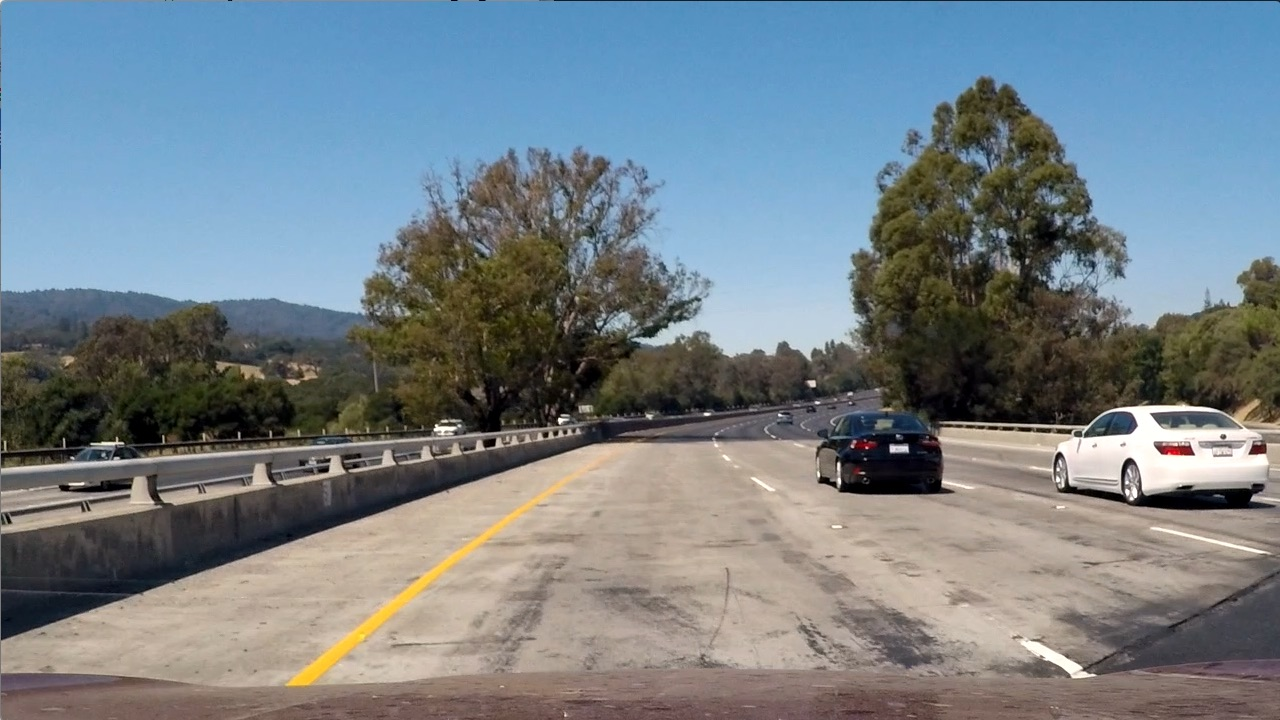
#> input picture test_images/test1.jpg, 1280 x 720 px
$ jupyter execute --allow-errors image_transformation.ipynb   (shell and % lines are left out)   (older library calls are emulated)
#> lines starting #> are read from the running program, lines starting #| are printed output that depends on the picture; after the words box and inside, x2 and y2 are one past the last pixel; in counts of white or black regions, pixels touching at a corner belong together
# DRAFT for image transformations

## Import Packages

[cell 1]
#importing some useful packages
import numpy as np
import cv2
import glob
import matplotlib.pyplot as plt
import matplotlib.gridspec as gridspec
import matplotlib.image as mpimg

### Compute the camera calibration matrix and distortion coefficients given a set of chessboard images.

### Use color transforms, gradients, etc., to create a thresholded binary image.

[cell 2]
class ImageTransformation(object):

    def __init__(self):
        print('ImageTransformation')

    def abs_sobel_thresh(img, orient='x', sobel_kernel=3, thresh=(0, 255)):
        # Convert to grayscale
        gray = cv2.cvtColor(img, cv2.COLOR_RGB2GRAY)
        # Apply x or y gradient with the OpenCV Sobel() function
        # and take the absolute value
        if orient == 'x':
            abs_sobel = np.absolute(cv2.Sobel(gray, cv2.CV_64F, 1, 0, ksize=sobel_kernel))
        if orient == 'y':
            abs_sobel = np.absolute(cv2.Sobel(gray, cv2.CV_64F, 0, 1, ksize=sobel_kernel))
        # Rescale back to 8 bit integer
        scaled_sobel = np.uint8(255*abs_sobel/np.max(abs_sobel))
        # Create a copy and apply the threshold
        binary_output = np.zeros_like(scaled_sobel)
        # Here I'm using inclusive (>=, <=) thresholds, but exclusive is ok too
        binary_output[(scaled_sobel >= thresh[0]) & (scaled_sobel <= thresh[1])] = 1

        # Return the result
        return binary_output

    def mag_thresh(image, sobel_kernel=3, mag_thresh=(0, 255)):
        # Convert to grayscale
        gray = cv2.cvtColor(img, cv2.COLOR_RGB2GRAY)
        # Take both Sobel x and y gradients
        sobelx = cv2.Sobel(gray, cv2.CV_64F, 1, 0, ksize=sobel_kernel)
        sobely = cv2.Sobel(gray, cv2.CV_64F, 0, 1, ksize=sobel_kernel)
        # Calculate the gradient magnitude
        gradmag = np.sqrt(sobelx**2 + sobely**2)
        # Rescale to 8 bit
        scale_factor = np.max(gradmag)/255
        gradmag = (gradmag/scale_factor).astype(np.uint8)
        # Create a binary image of ones where threshold is met, zeros otherwise
        binary_output = np.zeros_like(gradmag)
        binary_output[(gradmag >= mag_thresh[0]) & (gradmag <= mag_thresh[1])] = 1

        # Return the binary image
        return binary_output

    # [14 lines left out: function dir_threshold, not called in this run]

[cell 3]
# Choose a Sobel kernel size
ksize = 3 # Choose a larger odd number to smooth gradient measurements

image = mpimg.imread('test_images/test1.jpg')
#> image is the input picture: shape (720, 1280, 3); mean R, G, B 117.5, 128.7, 135.5

# Apply each of the thresholding functions
gradx = ImageTransformation.abs_sobel_thresh(image, orient='x', sobel_kernel=ksize, thresh=(20, 100))
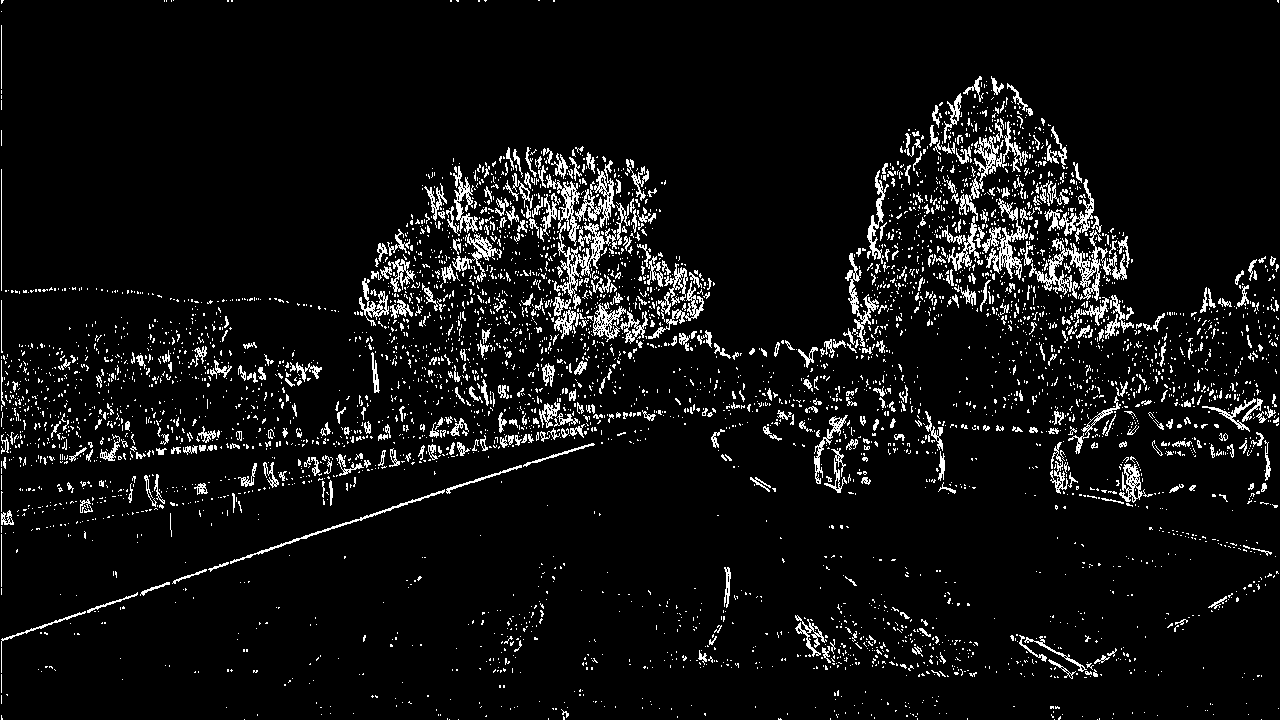
#> gradx: shape (720, 1280); values 0 (black) and 1 (white), 6.6% white in thin lines or dots
grady = ImageTransformation.abs_sobel_thresh(image, orient='y', sobel_kernel=ksize, thresh=(20, 100))
#> grady: shape (720, 1280); values 0 (black) and 1 (white), 9.4% white in thin lines or dots
#> (the rest of this cell did not finish here and is left out)

dir_binary = ImageTransformation.dir_threshold(image, sobel_kernel=ksize, thresh=(0.7, 1.3))


plt.figure(figsize=(25,15))
plt.subplot(151), plt.imshow(image)
plt.title("origin"), plt.xticks([]), plt.yticks([])
plt.subplot(152), plt.imshow(gradx, cmap='gray')
plt.title("gradient x"), plt.xticks([]), plt.yticks([])
plt.subplot(153), plt.imshow(grady, cmap='gray')
plt.title("gradient y"), plt.xticks([]), plt.yticks([])
plt.subplot(154), plt.imshow(mag_binary, cmap='gray')
plt.title("magnitude"), plt.xticks([]), plt.yticks([])
plt.subplot(155), plt.imshow(dir_binary, cmap='gray')
plt.title("d"), plt.xticks([]), plt.yticks([])

plt.show()

[cell 4]
import numpy as np
import cv2
import matplotlib.pyplot as plt
import matplotlib.image as mpimg
import pickle


# Read in an image and grayscale it
image = mpimg.imread('test_images/test1.jpg')

# Define a function that takes an image, gradient orientation,
# and threshold min / max values.
def abs_sobel_thresh(img, orient='x', thresh_min=0, thresh_max=255):
    # Convert to grayscale
    gray = cv2.cvtColor(img, cv2.COLOR_RGB2GRAY)
    # Apply x or y gradient with the OpenCV Sobel() function
    # and take the absolute value
    if orient == 'x':
        abs_sobel = np.absolute(cv2.Sobel(gray, cv2.CV_64F, 1, 0))
    if orient == 'y':
        abs_sobel = np.absolute(cv2.Sobel(gray, cv2.CV_64F, 0, 1))
    # Rescale back to 8 bit integer
    scaled_sobel = np.uint8(255*abs_sobel/np.max(abs_sobel))
    # Create a copy and apply the threshold
    binary_output = np.zeros_like(scaled_sobel)
    # Here I'm using inclusive (>=, <=) thresholds, but exclusive is ok too
    binary_output[(scaled_sobel >= thresh_min) & (scaled_sobel <= thresh_max)] = 1

    # Return the result
    return binary_output

# Run the function
grad_binary = abs_sobel_thresh(image, orient='x', thresh_min=20, thresh_max=100)
# Plot the result
f, (ax1, ax2) = plt.subplots(1, 2, figsize=(24, 9))
f.tight_layout()
ax1.imshow(image)
ax1.set_title('Original Image', fontsize=50)
ax2.imshow(grad_binary, cmap='gray')
ax2.set_title('Thresholded Gradient', fontsize=50)
plt.subplots_adjust(left=0., right=1, top=0.9, bottom=0.)

[cell 5]
import numpy as np
import cv2
import matplotlib.pyplot as plt
import matplotlib.image as mpimg
import pickle


# Read in an image
image = mpimg.imread('test_images/test1.jpg')

# Define a function to return the magnitude of the gradient
# for a given sobel kernel size and threshold values
def mag_thresh(img, sobel_kernel=3, mag_thresh=(0, 255)):
    # Convert to grayscale
#> called with sobel_kernel = 3, mag_thresh = (30, 100)
    gray = cv2.cvtColor(img, cv2.COLOR_RGB2GRAY)
    # Take both Sobel x and y gradients
    sobelx = cv2.Sobel(gray, cv2.CV_64F, 1, 0, ksize=sobel_kernel)
    sobely = cv2.Sobel(gray, cv2.CV_64F, 0, 1, ksize=sobel_kernel)
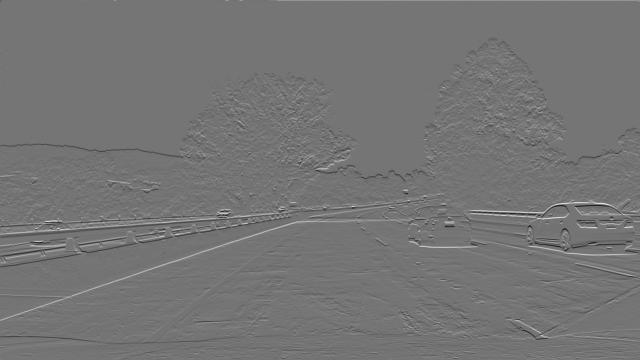
#> sobely: shape (720, 1280) float64 (shown at 1/2 size); min -799, max 941, mean -0.1; drawn with min black and max white
    # Calculate the gradient magnitude
    gradmag = np.sqrt(sobelx**2 + sobely**2)
    # Rescale to 8 bit
    scale_factor = np.max(gradmag)/255
#> scale_factor = 3.69
    gradmag = (gradmag/scale_factor).astype(np.uint8)
    # Create a binary image of ones where threshold is met, zeros otherwise
    binary_output = np.zeros_like(gradmag)
    binary_output[(gradmag >= mag_thresh[0]) & (gradmag <= mag_thresh[1])] = 1

    # Return the binary image
    return binary_output

# Run the function
mag_binary = mag_thresh(image, sobel_kernel=3, mag_thresh=(30, 100))
#> mag_binary: shape (720, 1280); values 0 (black) and 1 (white), 7.9% white in thin lines or dots
# Plot the result
f, (ax1, ax2) = plt.subplots(1, 2, figsize=(24, 9))
f.tight_layout()
ax1.imshow(image)
ax1.set_title('Original Image', fontsize=50)
ax2.imshow(mag_binary, cmap='gray')
ax2.set_title('Thresholded Magnitude', fontsize=50)
plt.subplots_adjust(left=0., right=1, top=0.9, bottom=0.)

[cell 6]
import numpy as np
import cv2
import matplotlib.pyplot as plt
import matplotlib.image as mpimg
import pickle


# Read in an image
image = mpimg.imread('test_images/test1.jpg')

# Define a function to threshold an image for a given range and Sobel kernel
def dir_threshold(img, sobel_kernel=3, thresh=(0, np.pi/2)):
    # Grayscale
#> called with sobel_kernel = 15, thresh = (0.7, 1.3)
    gray = cv2.cvtColor(img, cv2.COLOR_RGB2GRAY)
    # Calculate the x and y gradients
    sobelx = cv2.Sobel(gray, cv2.CV_64F, 1, 0, ksize=sobel_kernel)
    sobely = cv2.Sobel(gray, cv2.CV_64F, 0, 1, ksize=sobel_kernel)
    # Take the absolute value of the gradient direction,
    # apply a threshold, and create a binary image result
    absgraddir = np.arctan2(np.absolute(sobely), np.absolute(sobelx))
    binary_output =  np.zeros_like(absgraddir)
    binary_output[(absgraddir >= thresh[0]) & (absgraddir <= thresh[1])] = 1

    # Return the binary image
    return binary_output

# Run the function
dir_binary = dir_threshold(image, sobel_kernel=15, thresh=(0.7, 1.3))
#> dir_binary: shape (720, 1280) float64; values 0 (black) and 1 (white), 39.5% white in thin lines or dots
# Plot the result
f, (ax1, ax2) = plt.subplots(1, 2, figsize=(24, 9))
f.tight_layout()
ax1.imshow(image)
ax1.set_title('Original Image', fontsize=50)
ax2.imshow(dir_binary, cmap='gray')
ax2.set_title('Thresholded Grad. Dir.', fontsize=50)
plt.subplots_adjust(left=0., right=1, top=0.9, bottom=0.)

[cell 7]
import numpy as np
import cv2
import matplotlib.pyplot as plt
import matplotlib.image as mpimg


image = mpimg.imread('test_images/test1.jpg')

# Edit this function to create your own pipeline.
def pipeline(img, s_thresh=(170, 255), sx_thresh=(60, 100)):
#> called with s_thresh = (170, 255), sx_thresh = (60, 100)
    img = np.copy(img)
    # Convert to HLS color space and separate the V channel
    hls = cv2.cvtColor(img, cv2.COLOR_RGB2HLS)
#> hls: shape (720, 1280, 3); mean of channels 0, 1, 2 60.2, 126.7, 74.4
    l_channel = hls[:,:,1]
    s_channel = hls[:,:,2]
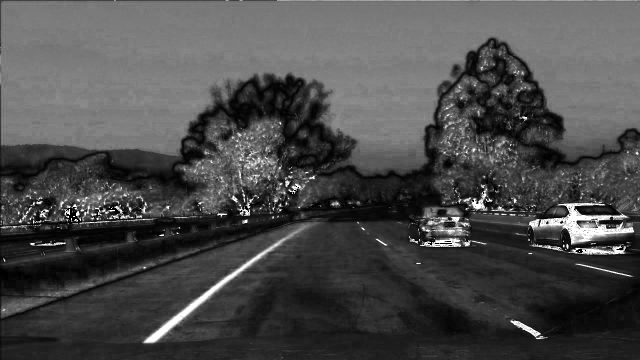
#> s_channel: shape (720, 1280) (shown at 1/2 size); min 0, max 255, mean 74.4
    # Sobel x
    sobelx = cv2.Sobel(l_channel, cv2.CV_64F, 1, 0) # Take the derivative in x
    abs_sobelx = np.absolute(sobelx) # Absolute x derivative to accentuate lines away from horizontal
    scaled_sobel = np.uint8(255*abs_sobelx/np.max(abs_sobelx))

    # Threshold x gradient
    sxbinary = np.zeros_like(scaled_sobel)
    sxbinary[(scaled_sobel >= sx_thresh[0]) & (scaled_sobel <= sx_thresh[1])] = 1

    # Threshold color channel
    s_binary = np.zeros_like(s_channel)
    s_binary[(s_channel >= s_thresh[0]) & (s_channel <= s_thresh[1])] = 1
    # Stack each channel
    color_binary = np.dstack(( np.zeros_like(sxbinary), sxbinary, s_binary)) * 255
    return color_binary

result = pipeline(image)
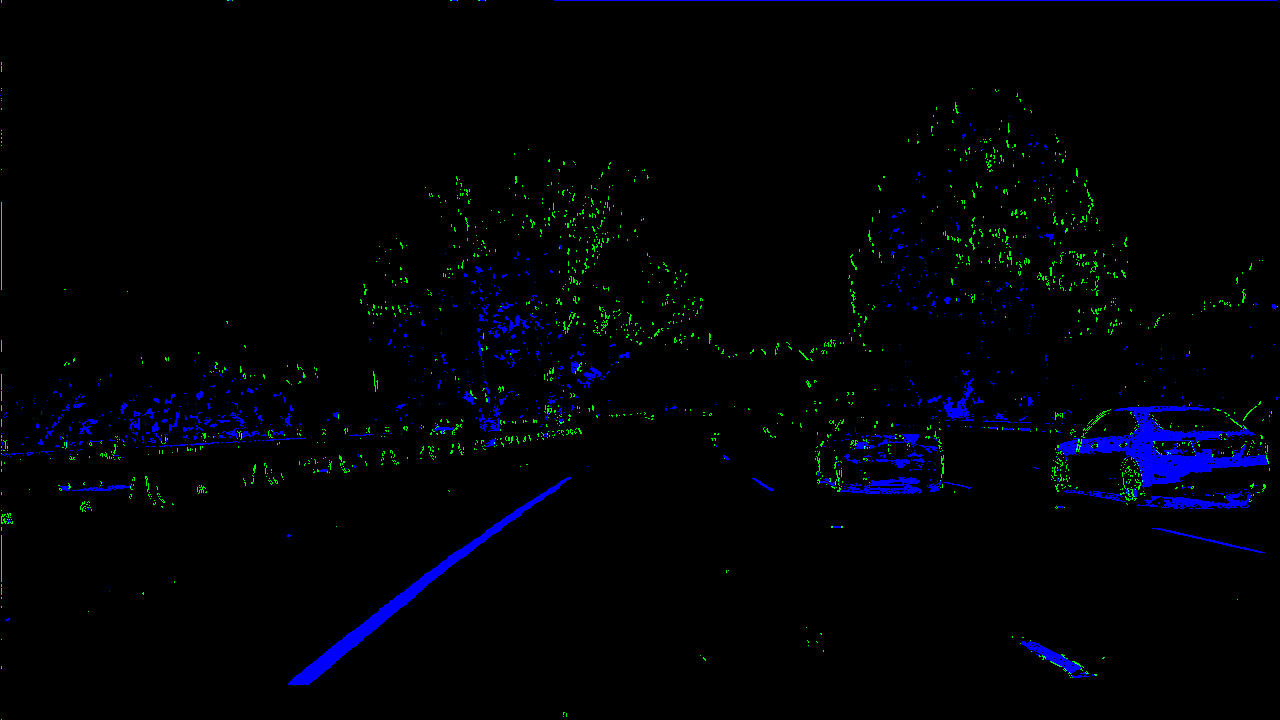
#> result: shape (720, 1280, 3); mean R, G, B 0, 1.8, 5.3

# Plot the result
f, (ax1, ax2) = plt.subplots(1, 2, figsize=(24, 9))
f.tight_layout()

ax1.imshow(image)
ax1.set_title('Original Image', fontsize=40)

ax2.imshow(result)
ax2.set_title('Pipeline Result', fontsize=40)
plt.subplots_adjust(left=0., right=1, top=0.9, bottom=0.)

$ run again, with test_images/test2.jpg copied over test_images/test1.jpg
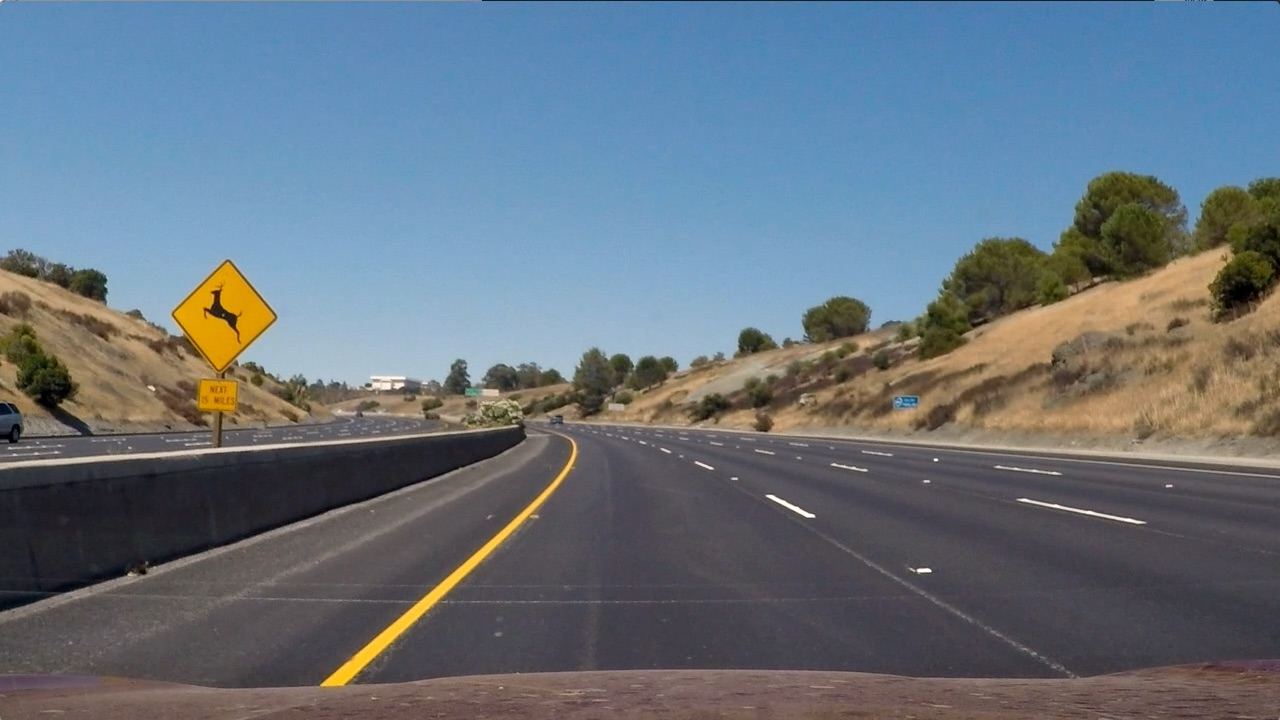
#> input picture test_images/test2.jpg, 1280 x 720 px
#> image is the input picture: shape (720, 1280, 3); mean R, G, B 102.8, 114.6, 125.5
#> gradx: shape (720, 1280); values 0 (black) and 1 (white), 5% white in thin lines or dots
#> grady: shape (720, 1280); values 0 (black) and 1 (white), 7.4% white in thin lines or dots
#> in mag_thresh, `sobely = cv2.Sobel(gray, cv2.CV_64F, 0, 1, ksize=sobel_kernel)`:
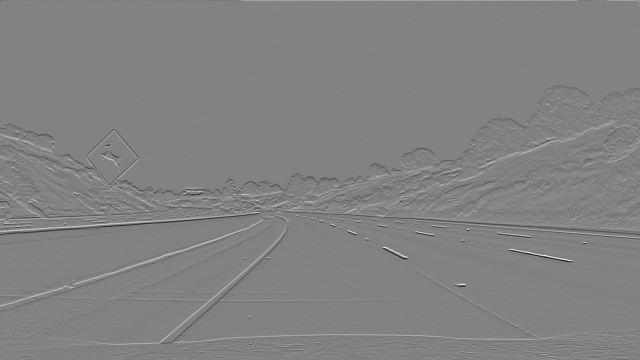
#> sobely: shape (720, 1280) float64 (shown at 1/2 size); min -767, max 735, mean -0.1; drawn with min black and max white
#> scale_factor = 3.01
#> mag_binary: shape (720, 1280); values 0 (black) and 1 (white), 5.7% white in thin lines or dots
#> dir_binary: shape (720, 1280) float64; values 0 (black) and 1 (white), 41.4% white; 6777 white regions (5715 under 20 px), largest, box (x1, y1, x2, y2) and area: (594, 5, 1217, 455) 59735, (1, 69, 522, 441) 48971, (215, 372, 611, 719) 31469
#> hls: shape (720, 1280, 3); mean of channels 0, 1, 2 86.2, 113.9, 64.8
#> `result = pipeline(image)`:
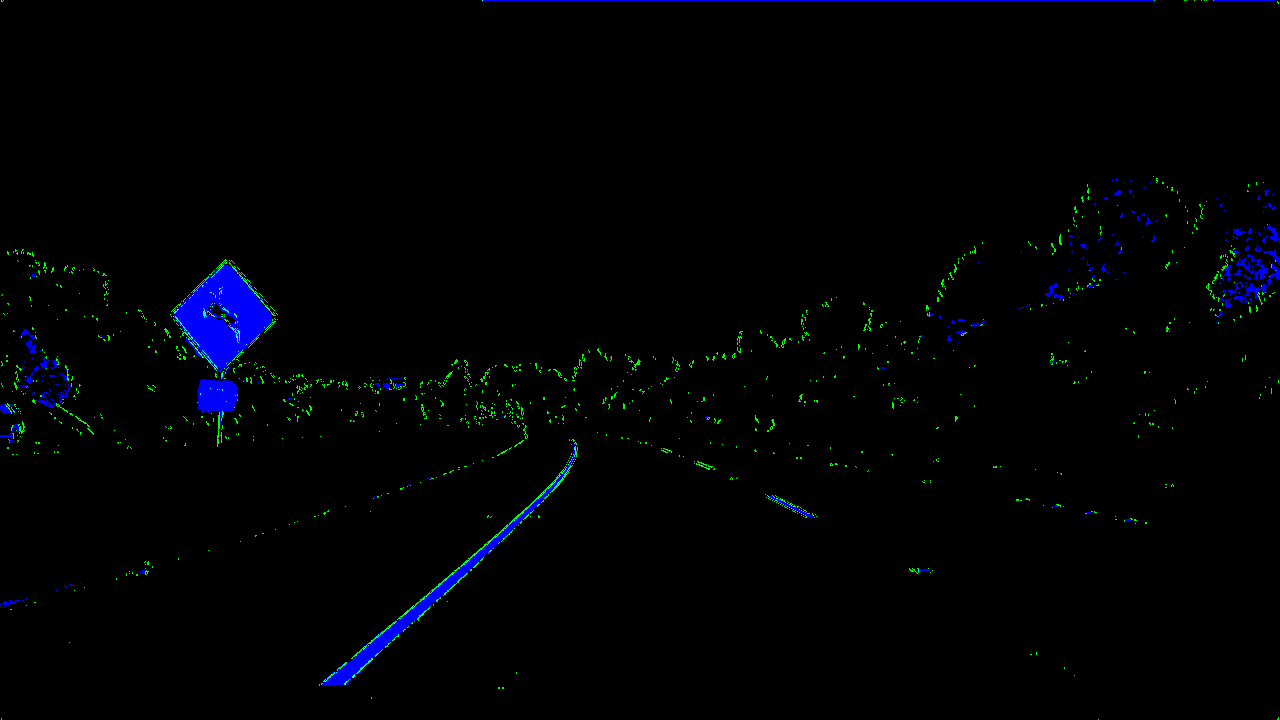
#> result: shape (720, 1280, 3); mean R, G, B 0, 1.5, 3.8
